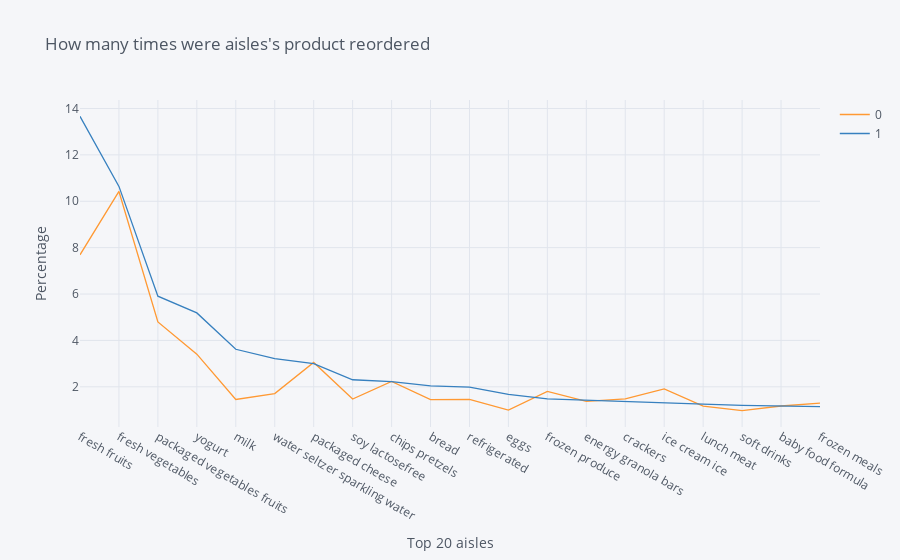

This figure's notebook cell:
### Code cell
aisles_wise_product_add = combined_data.groupby(['reordered', 'aisle']).agg({'product_name' : 'count'}).reset_index()
aisles_wise_product_add = aisles_wise_product_add.pivot('aisle', 'reordered', 'product_name')
aisles_wise_product_add.sort_values(by = [1], axis = 0, ascending = False, inplace = True)
aisles_wise_product_add = aisles_wise_product_add / aisles_wise_product_add.sum() * 100
aisles_wise_product_add.iloc[:20,:].iplot(title = 'How many times were aisles\'s product reordered',
                                           xTitle = 'Top 20 aisles',
                                           yTitle = 'Percentage')

### Figure 1 — Plotly figure (JSON) as saved in the notebook; plotly's stock layout.template omitted (floating-point values rounded to 4 significant figures)
{"data": [{"line": {"color": "rgba(255, 153, 51, 1.0)", "dash": "solid", "shape": "linear", "width": 1.3}, "mode": "lines", "name": "0", "text": "", "type": "scatter", "x": ["fresh fruits", "fresh vegetables", "packaged vegetables fruits", "yogurt", "milk", "water seltzer sparkling water", "packaged cheese", "soy lactosefree", "chips pretzels", "bread", "refrigerated", "eggs", "frozen produce", "energy granola bars", "crackers", "ice cream ice", "lunch meat", "soft drinks", "baby food formula", "frozen meals"], "y": [7.692, 10.42, 4.797, 3.409, 1.454, 1.711, 3.052, 1.475, 2.234, 1.446, 1.456, 0.9997, 1.8, 1.374, 1.484, 1.911, 1.169, 0.9726, 1.173, 1.3]}, {"line": {"color": "rgba(55, 128, 191, 1.0)", "dash": "solid", "shape": "linear", "width": 1.3}, "mode": "lines", "name": "1", "text": "", "type": "scatter", "x": ["fresh fruits", "fresh vegetables", "packaged vegetables fruits", "yogurt", "milk", "water seltzer sparkling water", "packaged cheese", "soy lactosefree", "chips pretzels", "bread", "refrigerated", "eggs", "frozen produce", "energy granola bars", "crackers", "ice cream ice", "lunch meat", "soft drinks", "baby food formula", "frozen meals"], "y": [13.66, 10.64, 5.907, 5.186, 3.619, 3.212, 2.998, 2.305, 2.225, 2.045, 1.991, 1.671, 1.481, 1.42, 1.366, 1.284, 1.253, 1.198, 1.168, 1.144]}], "layout": {"legend": {"bgcolor": "#F5F6F9", "font": {"color": "#4D5663"}}, "paper_bgcolor": "#F5F6F9", "plot_bgcolor": "#F5F6F9", "title": {"font": {"color": "#4D5663"}, "text": "How many times were aisles's product reordered"}, "xaxis": {"gridcolor": "#E1E5ED", "showgrid": true, "tickfont": {"color": "#4D5663"}, "title": {"font": {"color": "#4D5663"}, "text": "Top 20 aisles"}, "zerolinecolor": "#E1E5ED"}, "yaxis": {"gridcolor": "#E1E5ED", "showgrid": true, "tickfont": {"color": "#4D5663"}, "title": {"font": {"color": "#4D5663"}, "text": "Percentage"}, "zerolinecolor": "#E1E5ED"}}}
